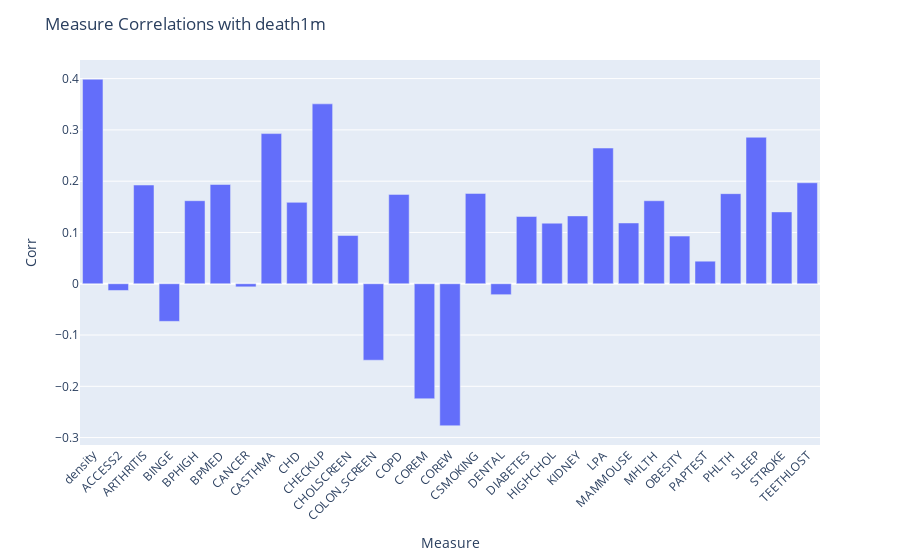

The cell this chart's notebook holds for it:
### Code cell
import plotly.express as px
fig = px.bar(x=cm.index, y=cm)
fig.update_layout(xaxis_tickangle=-45,\
    title='Measure Correlations with death1m',\
        xaxis_title='Measure',\
            yaxis_title = 'Corr')
fig.show()

### Figure 1 — Plotly figure (JSON) as saved in the notebook; plotly's stock layout.template omitted (floating-point values rounded to 4 significant figures)
{"data": [{"alignmentgroup": "True", "hovertemplate": "x=%{x}<br>y=%{y}<extra></extra>", "legendgroup": "", "marker": {"color": "#636efa"}, "name": "", "offsetgroup": "", "orientation": "v", "showlegend": false, "textposition": "auto", "type": "bar", "x": ["density", "ACCESS2", "ARTHRITIS", "BINGE", "BPHIGH", "BPMED", "CANCER", "CASTHMA", "CHD", "CHECKUP", "CHOLSCREEN", "COLON_SCREEN", "COPD", "COREM", "COREW", "CSMOKING", "DENTAL", "DIABETES", "HIGHCHOL", "KIDNEY", "LPA", "MAMMOUSE", "MHLTH", "OBESITY", "PAPTEST", "PHLTH", "SLEEP", "STROKE", "TEETHLOST"], "xaxis": "x", "y": [0.3988, -0.01314, 0.1925, -0.07336, 0.1619, 0.1935, -0.006054, 0.2928, 0.1587, 0.3508, 0.09402, -0.1491, 0.1742, -0.2243, -0.2769, 0.1761, -0.02134, 0.1311, 0.1181, 0.1323, 0.2646, 0.1185, 0.1618, 0.09291, 0.04395, 0.1756, 0.2857, 0.1401, 0.1969], "yaxis": "y"}], "layout": {"barmode": "relative", "legend": {"tracegroupgap": 0}, "margin": {"t": 60}, "title": {"text": "Measure Correlations with death1m"}, "xaxis": {"anchor": "y", "domain": [0, 1], "tickangle": -45, "title": {"text": "Measure"}}, "yaxis": {"anchor": "x", "domain": [0, 1], "title": {"text": "Corr"}}}}
